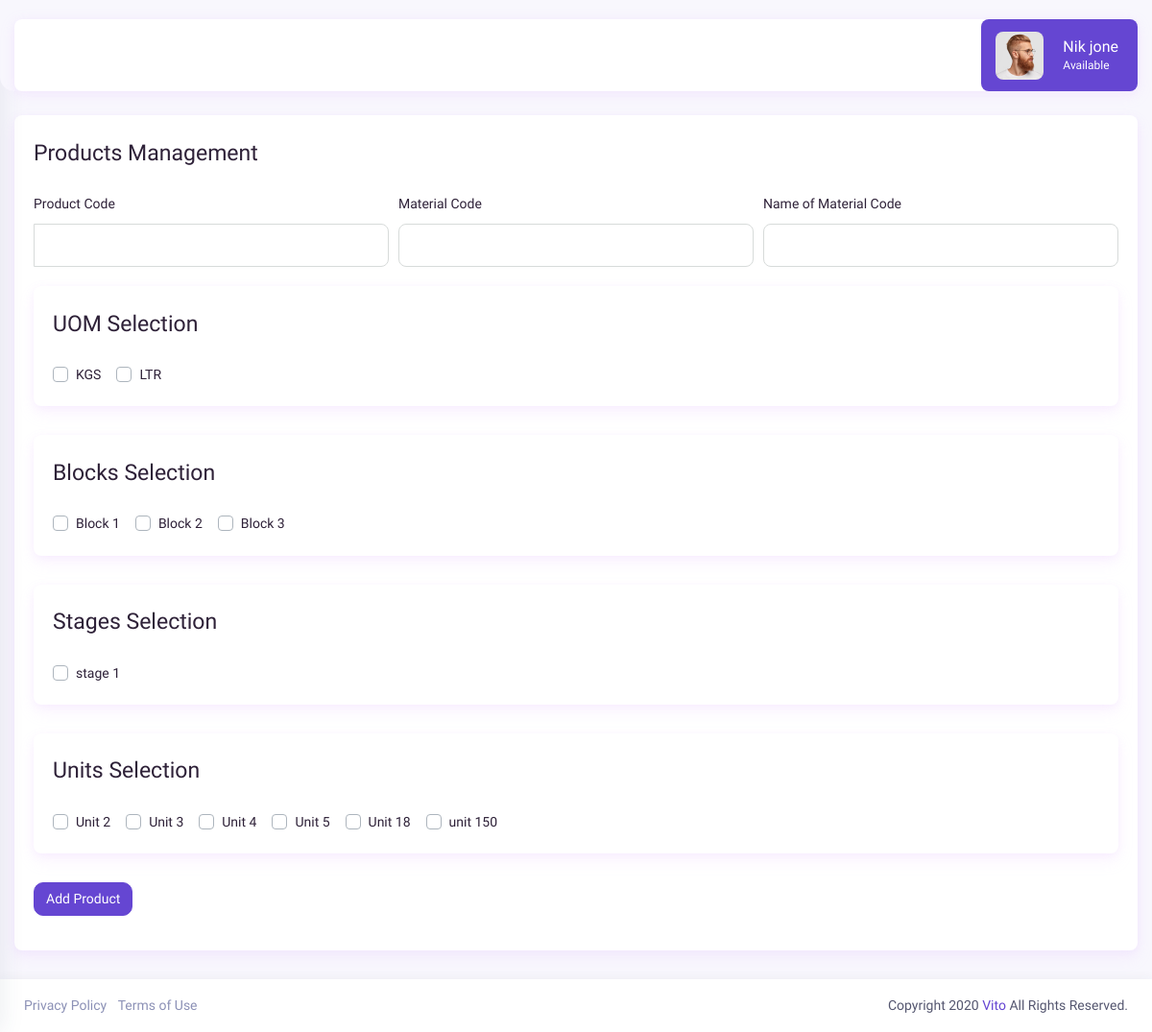
The page /admin/productsIn.php on the database its author committed.
### tables this page shows
CREATE TABLE `uom` (
  `id` int(10) NOT NULL,
  `name` varchar(100) DEFAULT NULL,
  `value` varchar(100) DEFAULT NULL,
  `created_at` datetime DEFAULT NULL,
  `created_by` tinyint(23) DEFAULT NULL,
  `updated_at` datetime DEFAULT NULL,
  `updated_by` tinyint(23) DEFAULT NULL
);

CREATE TABLE `blocks` (
  `id` int(10) NOT NULL,
  `name` varchar(225) DEFAULT NULL,
  `created_at` datetime DEFAULT NULL,
  `created_by` int(11) DEFAULT NULL,
  `updated_at` datetime DEFAULT NULL,
  `updated_by` int(11) DEFAULT NULL
);

CREATE TABLE `stages` (
  `id` int(10) NOT NULL,
  `name` varchar(225) DEFAULT NULL,
  `created_at` datetime DEFAULT NULL,
  `created_by` int(11) DEFAULT NULL,
  `updated_at` datetime DEFAULT NULL,
  `updated_by` int(11) DEFAULT NULL
);

CREATE TABLE `units` (
  `id` int(10) NOT NULL,
  `name` varchar(225) DEFAULT NULL,
  `created_at` datetime DEFAULT NULL,
  `created_by` int(11) DEFAULT NULL,
  `updated_at` datetime DEFAULT NULL,
  `updated_by` int(11) DEFAULT NULL
);

### admin/functions.php (the view, shortened to what this page needs)
<?php
function checkboxes($con, $code, $user_id = 0)
{
    $units_query = mysqli_query($con, "SELECT id, name FROM units");
    $selected_units = [];
    if ($units_query && mysqli_num_rows($units_query) > 0) {
        while ($row = mysqli_fetch_assoc($units_query)) {
            $unit_id   = htmlspecialchars($row['id']);
            $unit_name = htmlspecialchars($row['name']);
            $checked = in_array($unit_id, $selected_units) ? 'checked' : '';
            echo '<div class="custom-control custom-checkbox custom-checkbox-color custom-control-inline">
                      <input type="checkbox" class="custom-control-input" name="units[]" value="' . $unit_id . '" id="customCheck-' . $unit_id . '" ' . $checked . '>
                      <label class="custom-control-label" for="customCheck-' . $unit_id . '">' . $unit_name . '</label>
                  </div>';
        }
    } else {
        echo "<p class='text-center'>No units found</p>";
    }
}
function uomcheckboxes($con, $uom_id = 0)
{
    $uom_query     = mysqli_query($con, "SELECT id, name FROM uom");
    $selected_uoms = [];
    if ($uom_query && mysqli_num_rows($uom_query) > 0) {
        while ($row = mysqli_fetch_assoc($uom_query)) {
            $uom_id   = htmlspecialchars($row['id']);
            $uom_name = htmlspecialchars($row['name']);
            $checked = in_array($uom_id, $selected_uoms) ? 'checked' : '';
            echo '<div class="custom-control custom-checkbox custom-checkbox-color custom-control-inline">
                      <input type="checkbox" class="custom-control-input" name="uom[]" value="' . $uom_id . '" id="customCheck-3' . $uom_id . '" ' . $checked . '>
                      <label class="custom-control-label" for="customCheck-3' . $uom_id . '">' . $uom_name . '</label>
                  </div>';
        }
    } else {
        echo "<p class='text-center'>No uom found</p>";
    }
}
function stagescheckboxes($con, $uom_id = 0)
{
    $stages_query    = mysqli_query($con, "SELECT id, name FROM stages");
    $selected_stages = [];
    if ($stages_query && mysqli_num_rows($stages_query) > 0) {
        while ($row = mysqli_fetch_assoc($stages_query)) {
            $stage_id   = htmlspecialchars($row['id']);
            $stage_name = htmlspecialchars($row['name']);
            $checked = in_array($stage_id, $selected_stages) ? 'checked' : '';
            echo '<div class="custom-control custom-checkbox custom-checkbox-color custom-control-inline">
                      <input type="checkbox" class="custom-control-input" name="stages[]" value="' . $stage_id . '" id="customCheck-1' . $stage_id . '" ' . $checked . '>
                      <label class="custom-control-label" for="customCheck-1' . $stage_id . '">' . $stage_name . '</label>
                  </div>';
        }
    } else {
        echo "<p class='text-center'>No stages found</p>";
    }
}
function blockscheckboxes($con, $uom_id = 0)
{
    $blocks_query    = mysqli_query($con, "SELECT id, name FROM blocks");
    $selected_blocks = [];
    if ($blocks_query && mysqli_num_rows($blocks_query) > 0) {
        while ($row = mysqli_fetch_assoc($blocks_query)) {
            $block_id   = htmlspecialchars($row['id']);
            $block_name = htmlspecialchars($row['name']);
            $checked = in_array($block_id, $selected_blocks) ? 'checked' : '';
            echo '<div class="custom-control custom-checkbox custom-checkbox-color custom-control-inline">
                      <input type="checkbox" class="custom-control-input" name="blocks[]" value="' . $block_id . '" id="customCheck-2' . $block_id . '" ' . $checked . '>
                      <label class="custom-control-label" for="customCheck-2' . $block_id . '">' . $block_name . '</label>
                  </div>';
        }
    } else {
        echo "<p class='text-center'>No blocks found</p>";
    }
}

### admin/css/typography.css (style rules this page uses)
body { font-family: 'Muli', sans-serif; font-weight: 400; font-style: normal; font-size: 14px; line-height: 1.8; padding: 0; margin: 0; color: var(--iq-body-text); background: var(--iq-body-bg); }
label { font-weight: normal; }
label { color: var(--iq-dark); }

### admin/css/variable.css (style rules this page uses)
:root { --iq-card-shadow-1:rgba(226, 190, 253,.15); --iq-card-shadow-2:rgba(226, 190, 253,.15); --iq-primary-shadow-1:rgba(78,31,249,.5); --iq-primary-shadow-2:rgba(78,31,249,.3); --iq-dropdown-shadow:rgba(0, 0, 0,.05); --iq-title-text: #555770; --iq-body-text: #555770; --iq-body-bg : #f8f7fd; --iq-card-bg: #fff; --iq-dropdown-bg: #fff; --iq-dropdown-border: #fff; --iq-bg-dark-bg: #6d73f6; --iq-bg-light-color: #FDFAFF; --iq-primary: hsl(253deg 61% 55%); --iq-primary-light: hsl(253deg 61% 85%); --iq-primary-dark: hsl(253deg 61% 45%); --iq-secondary: #FF7A29; --iq-secondary-light: #FFDFCC; --iq-secondary-dark: #CC4D00; --iq-success: #06C270; --iq-success-light: #83FBC7; --iq-success-dark: #036339; --iq-warning: #FAD02E; --iq-warning-light: #FEF4CD; --iq-warning-dark: #957704; --iq-danger: #FF2929; --iq-danger-light: #FFB3B3; --iq-danger-dark: #A30000; --iq-info: #00CFDE; --iq-info-light: #99F8FF; --iq-info-dark: #008F99; --iq-dark: #2E2138; --iq-light: #FDFAFF; --iq-white: #ffffff; --iq-black: #000000; --iq-cyan: #0cd2e3; --iq-icon-color: #8c91b6; --iq-light-primary: hsl(253deg 61% 85%); --iq-light-secondary: #FF7A2940; --iq-light-success: #06C27040; --iq-light-danger: #FF292940; --iq-light-warning: #FAD02E40; --iq-light-info: #00CFDE40; --iq-light-dark: #f0efef; --iq-cobalt-blue: #3f79f1; --iq-spring-green: #1be1b3; --iq-amber: #f4b72a; --iq-pink: #FF5DCD; --iq-blue-dark: #5a61fd; --iq-color-light: #edf3ff; --iq-progress-light: #eef1f7; --iq-light-border: #f2edff; --iq-dark-border: #d7dbda; }
:root { --iq-dark-title-text: #fff; --iq-dark-body-text: #fff; --iq-dark-body-bg :rgba(34,31,58,1); --iq-dark-card-bg: rgba(36,36, 62,1); --iq-dropdown-bg: #fff; --iq-dropdown-border: #fff; --iq-dark-hover-bg:rgba(41,42,72,1); --iq-dark-icon-color:rgba(122,102,153,1); --iq-dark-shadow-1:rgba(24,20,31,.1); --iq-dark-shadow-2:rgba(24,20,31,.15) }

### rows shown on the page
uom: name "KGS"
uom: name "LTR"
blocks: name "Block 1"
blocks: name "Block 2"
blocks: name "Block 3"
stages: name "stage 1"
units: name "Unit 2"
units: name "Unit 3"
units: name "Unit 4"
units: name "Unit 5"
units: name "Unit 18"
units: name "unit 150"
